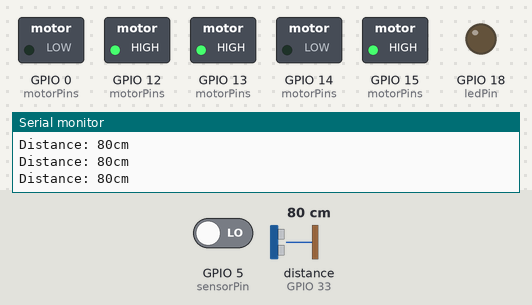
Simulated run of this sketch. Board: ESP32. Shown: switched loads named in the sketch (green lamp = pin HIGH), output pins drawn as LEDs (lit = HIGH), the last lines printed to the serial monitor. Inputs (shaded band) come from the test bench; at power-on: distance to the obstacle (sensor on GPIO 33) 80 cm, GPIO 5 (sensorPin) LOW.

Above: at 1.2 s.
1.3 s: distance to the obstacle (sensor on GPIO 33) set to 2 cm
At 2.5 s:
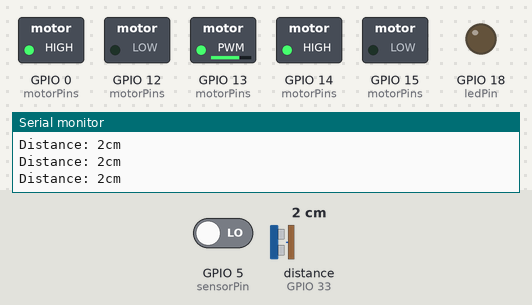
2.8 s: GPIO 5 (sensorPin) driven HIGH
At 4.0 s:
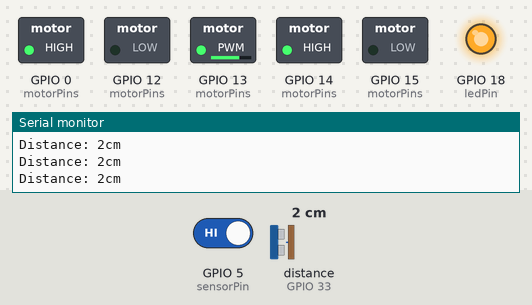
4.3 s: distance to the obstacle (sensor on GPIO 33) set to 8 cm
5.8 s: distance to the obstacle (sensor on GPIO 33) set to 11 cm
At 6.3 s:
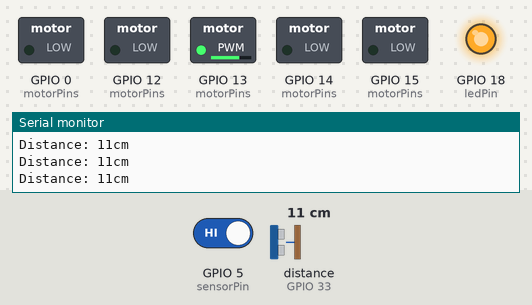
7.3 s: GPIO 5 (sensorPin) driven LOW
At 8.2 s:
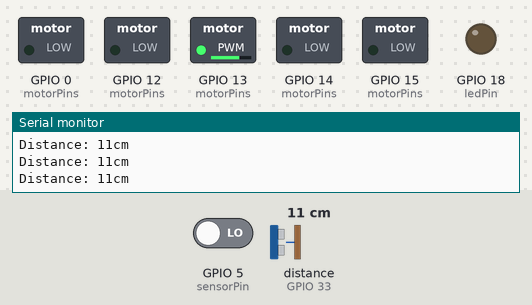
8.8 s: distance to the obstacle (sensor on GPIO 33) set to 14 cm
11.8 s: distance to the obstacle (sensor on GPIO 33) set to 17 cm
At 12.9 s:
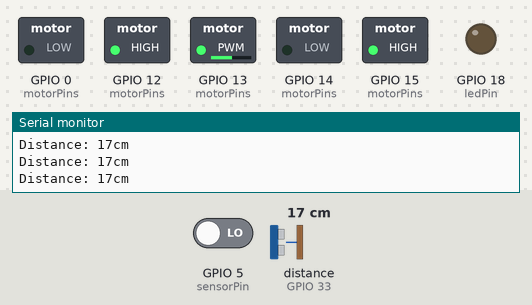
Timing chart, 0 to 14.4 s (numbered marks = the images above; inputs shaded):
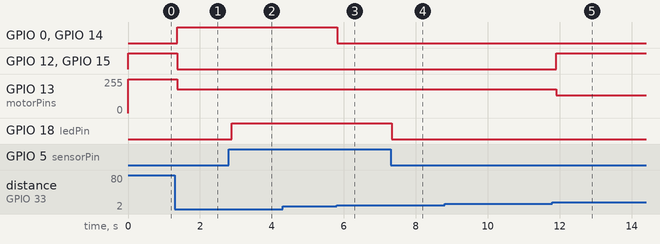

Measured:
- the behaviour switches between 9 and 10 cm on distance to the obstacle (sensor on GPIO 33) (found by bisection; images 2 and 3)
- the behaviour switches between 15 and 16 cm on distance to the obstacle (sensor on GPIO 33) (found by bisection; images 4 and 5)
- after the input at 1.3 s, GPIO 0 (motorPins), GPIO 14 (motorPins): LOW → HIGH after 0.07 s; GPIO 12 (motorPins), GPIO 15 (motorPins): HIGH → LOW after 0.07 s; GPIO 13 (motorPins): 255/255 → 179/255 after 0.07 s
- after the input at 2.8 s, GPIO 18 (ledPin): LOW → HIGH after 0.08 s
- after the input at 5.8 s, GPIO 0 (motorPins), GPIO 14 (motorPins): HIGH → LOW at once
- after the input at 7.3 s, GPIO 18 (ledPin): HIGH → LOW at once
- after the input at 11.8 s, GPIO 12 (motorPins), GPIO 15 (motorPins): LOW → HIGH after 0.10 s; GPIO 13 (motorPins): 179/255 → 133/255 after 0.10 s

The sketch:

hand_following_car.ino
```cpp
#include <UltrasonicSensor.h>
UltrasonicSensor ultrasonic(32, 33);

int sensorPin = 5;
int ledPin = 18;

struct MOTOR_PINS
{
  int pinEn;
  int pinIN1;
  int pinIN2;
};

int motorPins[][3] =
{
  {13, 12, 14},  //RIGHT_MOTOR Pins (EnA, IN1, IN2)
  {13, 15, 0},  //LEFT_MOTOR  Pins (EnB, IN3, IN4)
};

#define UP 1
#define DOWN 2
#define STOP 0

#define RIGHT_MOTOR 0
#define LEFT_MOTOR 1

#define FORWARD 1
#define BACKWARD -1

const int PWMFreq = 500; /* 10 KHz */
const int PWMResolution = 8;
const int PWMSpeedChannel = 2;

void rotateMotor(int motorNumber, int motorDirection)
{
  if (motorDirection == FORWARD)
  {
    digitalWrite(motorPins[motorNumber][1], HIGH);
    digitalWrite(motorPins[motorNumber][2], LOW);
  }
  else if (motorDirection == BACKWARD)
  {
    digitalWrite(motorPins[motorNumber][1], LOW);
    digitalWrite(motorPins[motorNumber][2], HIGH);
  }
  else
  {
    digitalWrite(motorPins[motorNumber][1], LOW);
    digitalWrite(motorPins[motorNumber][2], LOW);
  }
}
void setUpPinModes()
{
  //Set up PWM
  ledcSetup(PWMSpeedChannel, PWMFreq, PWMResolution);

  for (int i = 0; i < 2; i++)
  {
    pinMode(motorPins[i][0], OUTPUT);
    pinMode(motorPins[i][1], OUTPUT);
    pinMode(motorPins[i][2], OUTPUT);

    /* Attach the PWM Channel to the motor enb Pin */
    ledcAttachPin(motorPins[i][0], PWMSpeedChannel);
  }

}


void setup(void)
{
  setUpPinModes();
  pinMode(sensorPin, INPUT);  // initialize the sensor pin as input
  pinMode(ledPin, OUTPUT);
  int temperature = 25;
  ultrasonic.setTemperature(temperature);
  Serial.begin(115200);
}
void loop(){
  digitalWrite(ledPin, digitalRead(sensorPin));
  int distance = ultrasonic.distanceInCentimeters();
  Serial.printf("Distance: %dcm\n",distance);
  // ledcWrite(PWMSpeedChannel,0);
  if(1){
    if(distance>15){
      ledcWrite(PWMSpeedChannel,100+2*distance);
      rotateMotor(RIGHT_MOTOR, FORWARD);
      rotateMotor(LEFT_MOTOR, FORWARD);
    }
    else if(distance<10){
      ledcWrite(PWMSpeedChannel,180);
      rotateMotor(RIGHT_MOTOR, BACKWARD);
      rotateMotor(LEFT_MOTOR, BACKWARD);
    }
    else{
      rotateMotor(RIGHT_MOTOR, STOP);
      rotateMotor(LEFT_MOTOR, STOP);
    }
  }
  delay(100);
}
```
